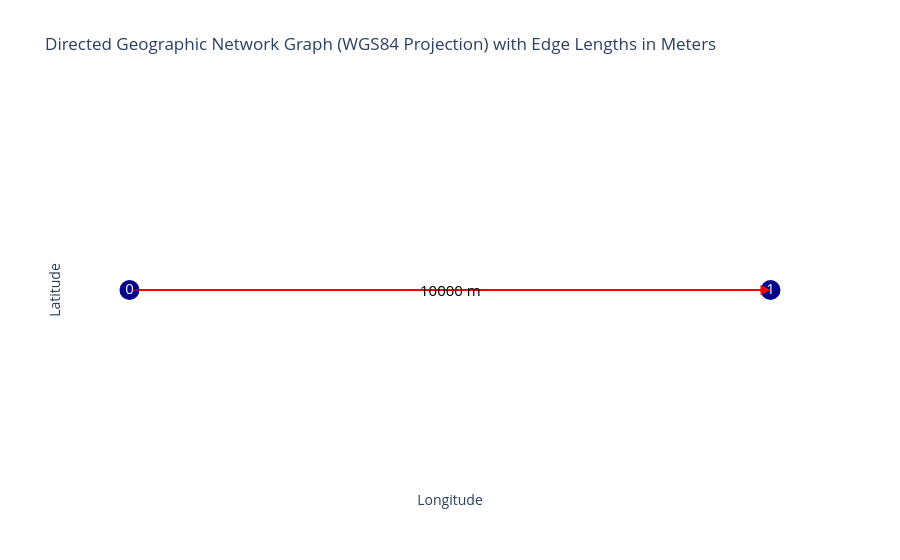

The notebook cell saved with this chart:
### Markdown cell above
We plot the graph

### Code cell
plot_graph(graph)

### Figure 1 — Plotly figure (JSON) as saved in the notebook; plotly's stock layout.template omitted (floating-point values rounded to 4 significant figures)
{"data": [{"hoverinfo": "none", "line": {"color": "red", "width": 2}, "mode": "lines", "type": "scatter", "x": [-0.04492, 0.04492], "y": [0, 0]}, {"hoverinfo": "text", "marker": {"color": "darkblue", "size": 20}, "mode": "markers+text", "text": ["0", "1"], "textfont": {"color": "white", "size": 15}, "textposition": "middle center", "type": "scatter", "x": [-0.04492, 0.04492], "y": [0, 0]}], "layout": {"annotations": [{"arrowcolor": "red", "arrowhead": 2, "arrowsize": 2, "arrowwidth": 1, "ax": -0.04492, "axref": "x", "ay": 0, "ayref": "y", "showarrow": true, "x": 0.04492, "xref": "x", "y": 0, "yref": "y"}, {"font": {"color": "black", "size": 15}, "showarrow": false, "text": "10000 m", "x": 0, "y": 0}], "plot_bgcolor": "white", "showlegend": false, "title": {"text": "Directed Geographic Network Graph (WGS84 Projection) with Edge Lengths in Meters"}, "xaxis": {"showgrid": false, "showticklabels": false, "title": {"text": "Longitude"}, "zeroline": false}, "yaxis": {"showgrid": false, "showticklabels": false, "title": {"text": "Latitude"}, "zeroline": false}}}
